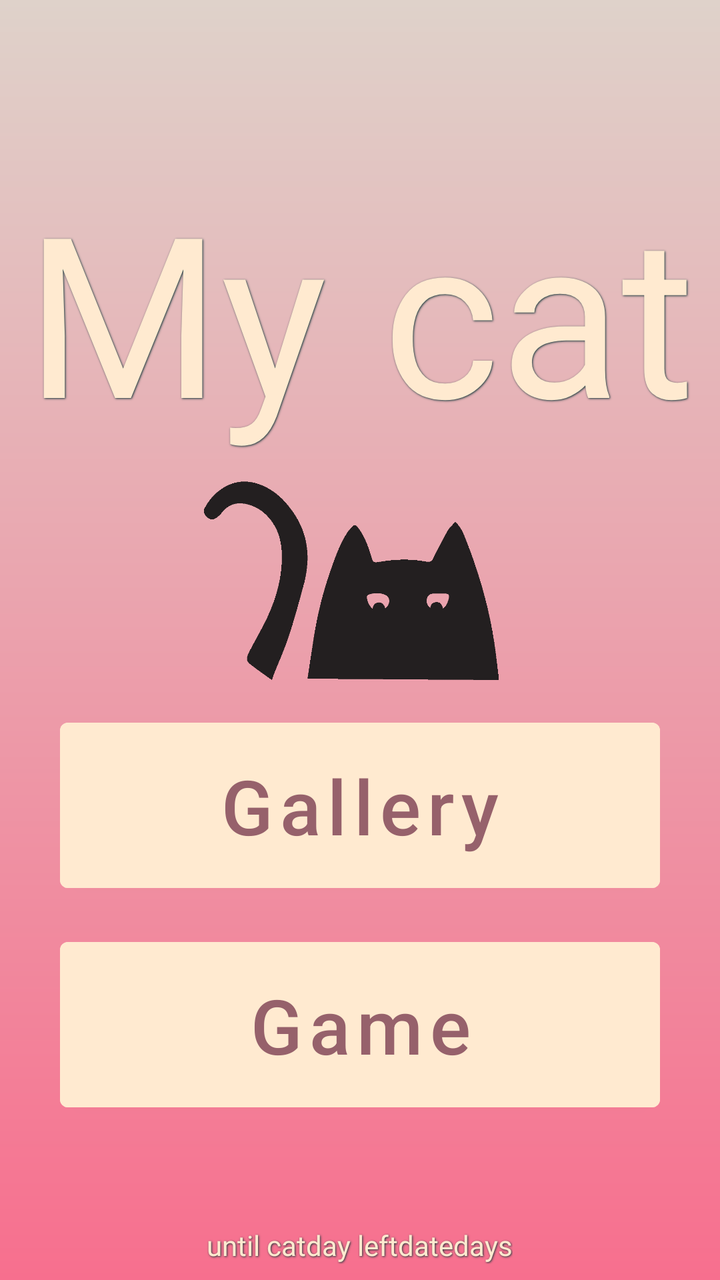
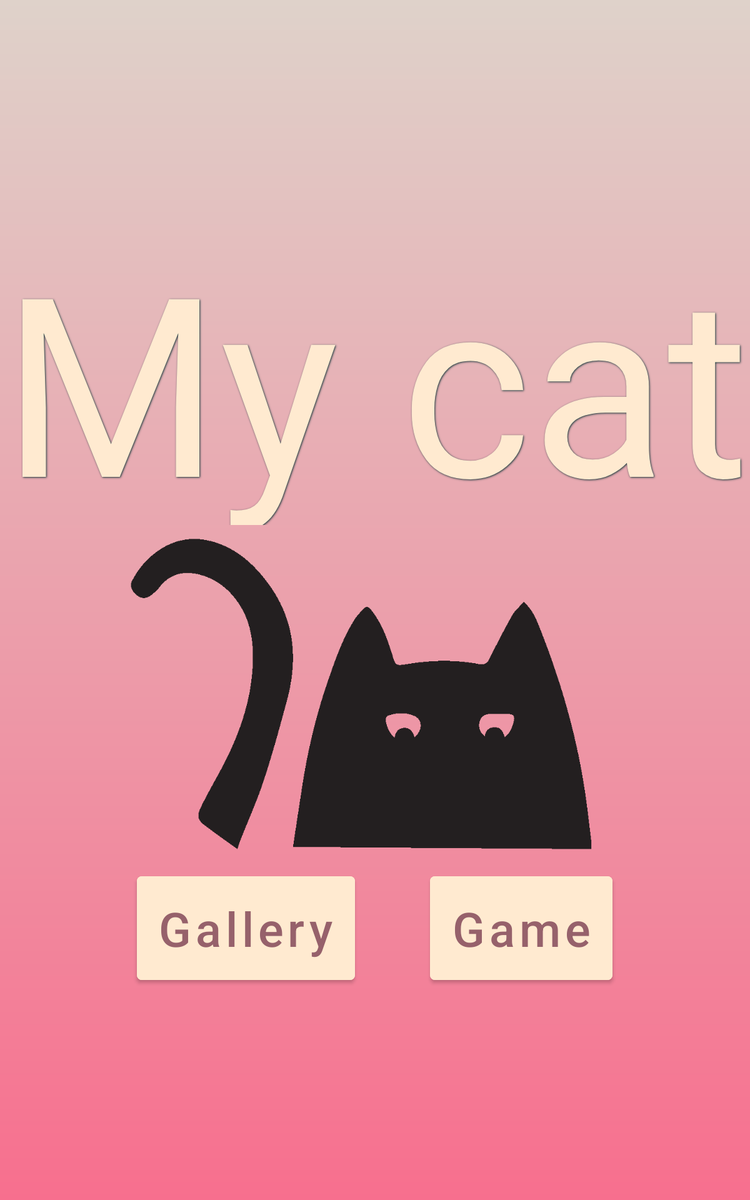

The same Android screen from two of the app's own layout files: first res/layout/ as a phone draws it, then the repository's variant for another configuration, drawn on a device whose configuration selects that folder. Both files follow.
<!-- AndroidManifest.xml: application theme Theme.KaramelFinal -->
<!-- res/layout/activity_main.xml -->
<?xml version="1.0" encoding="utf-8"?>
<FrameLayout xmlns:android="http://schemas.android.com/apk/res/android"
    xmlns:app="http://schemas.android.com/apk/res-auto"
    xmlns:tools="http://schemas.android.com/tools"
    android:background="@drawable/backgrd"
    android:layout_width="match_parent"
    android:layout_height="match_parent"
    android:gravity="center"
    tools:context=".MainActivity">





    <LinearLayout
        android:layout_width="wrap_content"
        android:layout_height="wrap_content"
        android:orientation="vertical"
        android:layout_gravity="center"
        >


        <TextView
            android:id="@+id/title"
            android:text="@string/title"
            android:gravity="center"
            android:layout_width="match_parent"
            android:layout_height="150dp"
            android:autoSizeTextType="uniform"
            android:autoSizeStepGranularity="2sp"
            android:autoSizeMinTextSize="40dp"
            android:autoSizeMaxTextSize="150dp"
            android:layout_weight="1"
            style="@style/all_text"


            />

        <ImageView
            android:id="@+id/logoCat"
            android:layout_width="wrap_content"
            android:layout_height="100sp"
            android:layout_below="@id/title"
            android:layout_centerHorizontal="true"
            android:layout_marginTop="10sp"
            android:hint="my cat"
            android:src="@drawable/cat_n"
             />



        <Button
            android:id="@+id/bGallery"
            android:layout_width="match_parent"
            android:layout_height="wrap_content"
            android:layout_below="@id/b1"
            android:layout_marginHorizontal="30sp"
            android:layout_marginTop="15sp"
            android:backgroundTint="@color/txt"
            android:padding="16dp"
            android:text="@string/buttG"
            android:textColor="@color/butt"
            android:textSize="38dp"
            android:textAllCaps="false"/>

        <Button
            android:id="@+id/bGame"
            android:layout_width="match_parent"
            android:layout_height="wrap_content"
            android:layout_below="@id/bGallery"
            android:layout_marginHorizontal="30sp"
            android:layout_marginTop="15sp"
            android:backgroundTint="@color/txt"
            android:padding="16dp"
            android:text="@string/bGame"
            android:textColor="@color/butt"
            android:textSize="38dp"
            tools:ignore="TextContrastCheck"
            android:textAllCaps="false"/>






    </LinearLayout>

    <LinearLayout
        android:layout_width="wrap_content"
        android:layout_height="wrap_content"
        android:layout_gravity="bottom|center_horizontal"
        android:layout_marginBottom="8dp"
        android:orientation="horizontal">


        <TextView
            style="@style/all_text"
            android:layout_width="wrap_content"
            android:layout_height="wrap_content"
            android:text="@string/until"

            />

        <TextView
            android:id="@+id/howMany"
            style="@style/all_text"
            android:layout_width="wrap_content"
            android:layout_height="wrap_content"
            android:text="date" />

        <TextView
            style="@style/all_text"
            android:layout_width="wrap_content"
            android:layout_height="wrap_content"
            android:text="@string/days" />
    </LinearLayout>






</FrameLayout>
<!-- resources referenced by this layout -->
<resources>
  <color name="butt">#96616B</color>
  <color name="txt">#ffead0</color>
  <!-- drawable backgrd (drawable) -->
  <shape xmlns:android="http://schemas.android.com/apk/res/android">
      <gradient
          android:startColor="@color/BG"
          android:endColor="@color/caramel"
          android:angle="90">
  
      </gradient>
  </shape>
  <!-- drawable cat_n: png bitmap (drawable, 8692 bytes) -->
  <string name="bGame">Game</string>
  <string name="buttG">Gallery</string>
  <string name="days">days</string>
  <string name="title">My cat</string>
  <string name="until">until "cat" day left </string>
  <style name="all_text">
          <item name="android:layout_width">wrap_content</item>
          <item name="android:layout_height">wrap_content</item>
          <item name="android:layout_centerHorizontal">true</item>
          <item name="android:fontFamily">@font/rubik_bold</item>
          <item name="android:textColor">@color/txt</item>
          <item name="android:shadowColor">@color/black</item>
          <item name="android:shadowDx">1</item>
          <item name="android:shadowDy">1</item>
          <item name="android:shadowRadius">2</item>
  
  
      </style>
  <style name="Theme.KaramelFinal" parent="Theme.MaterialComponents.DayNight.NoActionBar">
          
          <item name="colorPrimary">@color/BG</item>
          <item name="colorPrimaryVariant">@color/butt</item>
          <item name="colorOnPrimary">@color/cardview_light_background</item>
          
          <item name="colorSecondary">@color/txt</item>
          <item name="colorSecondaryVariant">@color/teal_700</item>
          <item name="colorOnSecondary">@color/black</item>
          
          <item name="android:statusBarColor" tools:targetApi="l">?attr/colorPrimaryVariant</item>
          
          <item name="android:windowFullscreen">true</item>
  
  
      </style>
  <color name="BG">#F76F8E</color>
  <color name="caramel">#DFD2CA</color>
  <color name="black">#113537</color>
  <color name="teal_700">#FF37505C</color>
</resources>
<!-- res/layout-large/activity_main.xml (the repository's variant of the layout above) -->
<!-- drawn on a 7-inch tablet held upright -->
<?xml version="1.0" encoding="utf-8"?>
<android.widget.RelativeLayout xmlns:android="http://schemas.android.com/apk/res/android"
    xmlns:app="http://schemas.android.com/apk/res-auto"
    xmlns:tools="http://schemas.android.com/tools"
    android:background="@drawable/backgrd"
    android:layout_width="match_parent"
    android:layout_height="match_parent"
    android:gravity="center"
    tools:context=".MainActivity">



    <LinearLayout
        android:layout_width="match_parent"
        android:layout_height="wrap_content"
        android:gravity="center"

        android:orientation="vertical">

        <TextView
            android:id="@+id/title"
            android:text="@string/title"
            android:layout_width="match_parent"
            android:layout_height="250dp"
            android:autoSizeTextType="uniform"
            android:autoSizeStepGranularity="1sp"
            android:autoSizeMinTextSize="200dp"
            android:autoSizeMaxTextSize="15000dp"
            android:gravity="center"
            style="@style/all_text"


            />

        <ImageView
            android:id="@+id/logoCat"
            android:layout_width="match_parent"
            android:layout_height="250dp"
            android:layout_below="@id/title"
            android:layout_centerHorizontal="true"
            android:layout_marginTop="10sp"
            android:hint="my cat"
            android:src="@drawable/cat_n"
             />


<LinearLayout
    android:layout_width="wrap_content"
    android:layout_height="wrap_content"
    android:orientation="horizontal">

    <Button
        android:id="@+id/bGallery"
        android:layout_width="match_parent"
        android:layout_height="wrap_content"
        android:layout_below="@id/b1"
        android:layout_marginHorizontal="30sp"
        android:layout_marginTop="15sp"
        android:backgroundTint="@color/txt"
        android:padding="16dp"
        android:text="@string/buttG"
        android:textColor="@color/butt"
        android:textSize="38dp"
        android:textAllCaps="false"/>

    <Button
        android:id="@+id/bGame"
        android:layout_width="match_parent"
        android:layout_height="wrap_content"
        android:layout_below="@id/bGallery"
        android:layout_marginHorizontal="30sp"
        android:layout_marginTop="15sp"
        android:backgroundTint="@color/txt"
        android:padding="16dp"
        android:text="@string/bGame"
        android:textColor="@color/butt"
        android:textSize="38dp"
        tools:ignore="TextContrastCheck"
        android:textAllCaps="false"/>

</LinearLayout>





    </LinearLayout>








</android.widget.RelativeLayout>
<!-- resources referenced by the variant -->
<!-- as a 7-inch tablet held upright resolves them -->
<resources>
  <color name="butt">#96616B</color>
  <color name="txt">#ffead0</color>
  <!-- drawable backgrd (drawable) -->
  <shape xmlns:android="http://schemas.android.com/apk/res/android">
      <gradient
          android:startColor="@color/BG"
          android:endColor="@color/caramel"
          android:angle="90">
  
      </gradient>
  </shape>
  <!-- drawable cat_n: png bitmap (drawable, 8692 bytes) -->
  <string name="bGame">Game</string>
  <string name="buttG">Gallery</string>
  <string name="title">My cat</string>
  <style name="all_text">
          <item name="android:layout_width">wrap_content</item>
          <item name="android:layout_height">wrap_content</item>
          <item name="android:layout_centerHorizontal">true</item>
          <item name="android:fontFamily">@font/rubik_bold</item>
          <item name="android:textColor">@color/txt</item>
          <item name="android:shadowColor">@color/black</item>
          <item name="android:shadowDx">1</item>
          <item name="android:shadowDy">1</item>
          <item name="android:shadowRadius">2</item>
  
  
      </style>
  <style name="Theme.KaramelFinal" parent="Theme.MaterialComponents.DayNight.NoActionBar">
          
          <item name="colorPrimary">@color/BG</item>
          <item name="colorPrimaryVariant">@color/butt</item>
          <item name="colorOnPrimary">@color/cardview_light_background</item>
          
          <item name="colorSecondary">@color/txt</item>
          <item name="colorSecondaryVariant">@color/teal_700</item>
          <item name="colorOnSecondary">@color/black</item>
          
          <item name="android:statusBarColor" tools:targetApi="l">?attr/colorPrimaryVariant</item>
          
          <item name="android:windowFullscreen">true</item>
  
  
      </style>
  <color name="BG">#F76F8E</color>
  <color name="caramel">#DFD2CA</color>
  <color name="black">#113537</color>
  <color name="teal_700">#FF37505C</color>
</resources>
